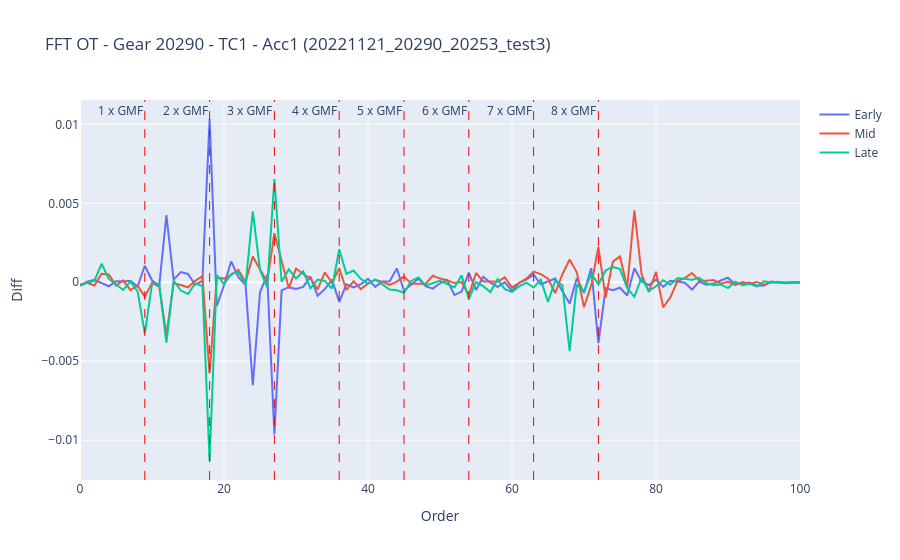

The cell this chart's notebook holds for it:
### Code cell
fig = go.Figure()
fig.add_trace(
    go.Scatter(
        y=pro_data[f"acc{sensor}"].iloc[3000] - pro_data[f"acc{sensor}"].iloc[2500],
        mode="lines",
        name=f"Early",
    )
)
fig.add_trace(
    go.Scatter(
        y=pro_data[f"acc{sensor}"].iloc[12000] - pro_data[f"acc{sensor}"].iloc[11500],
        mode="lines",
        name=f"Mid",
    )
)
fig.add_trace(
    go.Scatter(
        y=pro_data[f"acc{sensor}"].iloc[17000] - pro_data[f"acc{sensor}"].iloc[16500],
        mode="lines",
        name=f"Late",
    )
)
fig.update_layout(
    title=f"FFT OT - Gear {gear} - TC{TC} - Acc{sensor} ({run})",
    xaxis_title="Order",
    yaxis_title="Diff",
)
for i in range(1, 9):
    fig.add_vline(
        x=i * pinion_teeth,
        line=dict(color="red", width=1, dash="dash"),
        annotation_text=f"{i} x GMF",
        annotation_position="top left",
    )
fig.show()

### Figure 1 — Plotly figure (JSON) as saved in the notebook; plotly's stock layout.template omitted (floating-point values rounded to 4 significant figures)
{"data": [{"mode": "lines", "name": "Early", "type": "scatter", "y": [-0.0001968, 3.157e-05, 0.0001585, -2.206e-05, -0.0002522, 5.64e-05, 4.135e-05, 9.886e-05, -0.0002706, 0.001046, 0.0001267, -0.0002443, 0.004253, 0.0001696, 0.0006429, 0.0005237, -0.0001557, 9.172e-05, 0.01034, -0.001494, -0.0001887, 0.001326, 0.0003268, -0.000185, -0.006524, -0.0006338, 0.0004689, -0.009623, -0.000516, -0.0003113, -0.0004201, -0.0002962, 0.0003533, -0.0008535, -0.0004354, 0.0001662, -0.001251, -0.0001334, -0.0003245, -0.0001151, 0.0002172, -0.0002931, 4.124e-05, 4.766e-05, 0.0008789, -0.0005252, -0.0001773, 0.0002222, -0.0002482, -0.0004028, -6.391e-05, 0.0001323, -0.0008091, -0.0005917, 0.0006047, -0.0004932, 0.000352, -2.634e-05, -0.0002881, -6.821e-06, -0.0005313, -3.704e-05, 0.0001654, 0.0004874, -0.0001258, 3.937e-05, 0.0002366, -0.0005755, -0.001352, 0.000258, -0.0006727, 0.0008899, -0.003848, -0.0003781, -0.0005046, -0.0003456, -0.00084, 0.0008886, 5.022e-05, -0.0001735, 0.000165, -0.0002995, 9.359e-05, 4.602e-05, -2.66e-05, -0.0004614, 4.501e-05, -0.000149, -8.443e-05, 0.0001112, 0.0002906, -0.0001426, -7.969e-05, -1.997e-05, -0.0002186, -0.000212, 4.143e-05, -2.768e-06, -6.57e-05, -2.143e-05, -2.577e-05]}, {"mode": "lines", "name": "Mid", "type": "scatter", "y": [-0.0001443, -3.38e-05, -0.0001998, 0.0005357, 0.0004919, -0.0002079, 0.0001174, -0.0004946, -0.0002164, -0.0009116, -3.833e-05, -0.0002736, -0.003355, -6.124e-05, -0.0001696, -0.0003195, 8.69e-05, 0.0003867, -0.005777, 0.0003027, 0.0002313, 0.0004699, 0.0007804, 1.632e-05, 0.001638, 0.0008638, 1.615e-05, 0.003104, 0.001371, -0.0003667, 0.0008668, 0.0005253, 0.0002433, -0.0004519, 0.00063, -3.805e-05, 0.0008879, -0.0004883, 5.565e-05, -0.0004304, -8.415e-05, 0.0001569, 2.497e-05, -0.0001708, 4.469e-05, 0.000355, -9.939e-05, -0.0001066, -9.628e-05, 0.0004095, 0.0002345, 0.000131, -5.197e-05, 1.643e-05, -0.0008364, 0.0005876, 5.276e-05, 4.55e-05, 3.679e-05, 0.0003128, -0.000327, -3.173e-05, 0.0002302, 0.0006782, 0.000513, 0.00023, -0.0006816, 0.0005078, 0.001438, 0.0006335, -0.001583, -0.0001948, 0.002246, -0.0009769, 0.001303, 0.001634, -0.0003106, 0.004549, 0.0005012, -0.0006086, 0.0006609, -0.001598, -0.0009446, 8.864e-05, 0.0002593, 0.0005849, 0.0001048, 9.116e-05, 0.0001376, -9.355e-05, 4.177e-05, -0.0001628, 1.97e-05, -9.159e-05, 2.056e-05, -0.0001554, 1.426e-06, -8.011e-06, -8.709e-06, -2.517e-05, -4.824e-06]}, {"mode": "lines", "name": "Late", "type": "scatter", "y": [-0.0002326, -1.86e-05, 8.896e-05, 0.001182, 0.0002087, -0.0001446, -0.0004899, 3.833e-05, -0.0005812, -0.003233, -0.0001203, -8.298e-05, -0.003831, 0.0001135, -0.0005268, -0.0007436, -7.256e-05, -0.0002328, -0.01132, 0.0004501, -0.0001197, 0.0005144, 0.0006559, -0.0001611, 0.004494, 0.0007779, -0.0003021, 0.006531, 2.437e-05, 0.0008251, 0.0002391, 0.0007014, -0.0003868, 0.0001658, 8.457e-05, -0.0003923, 0.00209, 0.0005314, 0.0007458, 0.0002162, -0.0001032, 0.000175, -0.0001233, -0.0004587, -0.0005119, -0.0006666, 8.224e-05, 0.0003082, -0.0001991, -6.781e-05, 9.549e-05, -0.0001106, -0.0003343, 0.0004359, -0.001065, 4.647e-06, -0.0002468, -0.0006239, 0.0002014, -0.0004387, -0.0006047, -0.0002586, -2.731e-05, -0.0003341, 0.0001658, -0.001244, 0.0001028, -0.0001987, -0.004357, -0.0001378, -0.0006051, 0.0005494, -0.000143, 0.0007465, 0.000971, 0.0008326, -0.0003702, -0.0009217, 0.0003013, -0.0005546, -0.0002537, 0.0001353, -0.0001544, 0.0002716, 0.0002088, 0.0001644, 0.00028, -6.049e-05, -0.0001844, -0.0001396, -0.0003688, 3.853e-05, -0.0001838, -0.0001001, -0.0002694, 6.215e-05, -7.619e-06, 3.555e-05, -4.547e-05, 1.526e-05, 5.682e-06]}], "layout": {"annotations": [{"showarrow": false, "text": "1 x GMF", "x": 9, "xanchor": "right", "xref": "x", "y": 1, "yanchor": "top", "yref": "y domain"}, {"showarrow": false, "text": "2 x GMF", "x": 18, "xanchor": "right", "xref": "x", "y": 1, "yanchor": "top", "yref": "y domain"}, {"showarrow": false, "text": "3 x GMF", "x": 27, "xanchor": "right", "xref": "x", "y": 1, "yanchor": "top", "yref": "y domain"}, {"showarrow": false, "text": "4 x GMF", "x": 36, "xanchor": "right", "xref": "x", "y": 1, "yanchor": "top", "yref": "y domain"}, {"showarrow": false, "text": "5 x GMF", "x": 45, "xanchor": "right", "xref": "x", "y": 1, "yanchor": "top", "yref": "y domain"}, {"showarrow": false, "text": "6 x GMF", "x": 54, "xanchor": "right", "xref": "x", "y": 1, "yanchor": "top", "yref": "y domain"}, {"showarrow": false, "text": "7 x GMF", "x": 63, "xanchor": "right", "xref": "x", "y": 1, "yanchor": "top", "yref": "y domain"}, {"showarrow": false, "text": "8 x GMF", "x": 72, "xanchor": "right", "xref": "x", "y": 1, "yanchor": "top", "yref": "y domain"}], "shapes": [{"line": {"color": "red", "dash": "dash", "width": 1}, "type": "line", "x0": 9, "x1": 9, "xref": "x", "y0": 0, "y1": 1, "yref": "y domain"}, {"line": {"color": "red", "dash": "dash", "width": 1}, "type": "line", "x0": 18, "x1": 18, "xref": "x", "y0": 0, "y1": 1, "yref": "y domain"}, {"line": {"color": "red", "dash": "dash", "width": 1}, "type": "line", "x0": 27, "x1": 27, "xref": "x", "y0": 0, "y1": 1, "yref": "y domain"}, {"line": {"color": "red", "dash": "dash", "width": 1}, "type": "line", "x0": 36, "x1": 36, "xref": "x", "y0": 0, "y1": 1, "yref": "y domain"}, {"line": {"color": "red", "dash": "dash", "width": 1}, "type": "line", "x0": 45, "x1": 45, "xref": "x", "y0": 0, "y1": 1, "yref": "y domain"}, {"line": {"color": "red", "dash": "dash", "width": 1}, "type": "line", "x0": 54, "x1": 54, "xref": "x", "y0": 0, "y1": 1, "yref": "y domain"}, {"line": {"color": "red", "dash": "dash", "width": 1}, "type": "line", "x0": 63, "x1": 63, "xref": "x", "y0": 0, "y1": 1, "yref": "y domain"}, {"line": {"color": "red", "dash": "dash", "width": 1}, "type": "line", "x0": 72, "x1": 72, "xref": "x", "y0": 0, "y1": 1, "yref": "y domain"}], "title": {"text": "FFT OT - Gear 20290 - TC1 - Acc1 (20221121_20290_20253_test3)"}, "xaxis": {"title": {"text": "Order"}}, "yaxis": {"title": {"text": "Diff"}}}}
